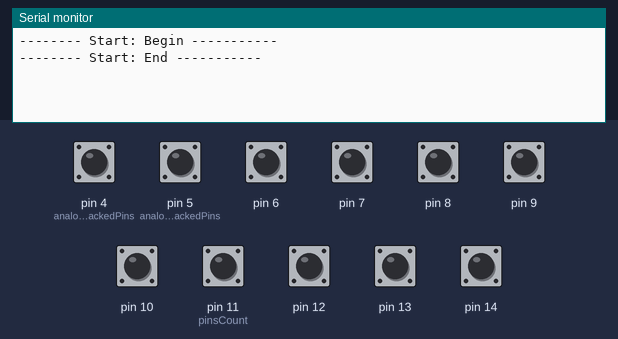
This sketch was run on a simulated Arduino Leonardo, built with avr-gcc and run on an emulated ATmega32U4. Parts: the last lines printed to the serial monitor. The inputs (shaded band) are chosen by the test bench; at power-on: pin 4 (analogTrackedPins), pin 5 (analogTrackedPins), pin 6–10, pin 11 (pinsCount), pin 12–14 HIGH. USB keyboard and mouse output is not drawn.

Above: at 1.9 s.
2.0 s: pin 4 (analogTrackedPins) pulled LOW for 0.15 s
At 2.7 s:
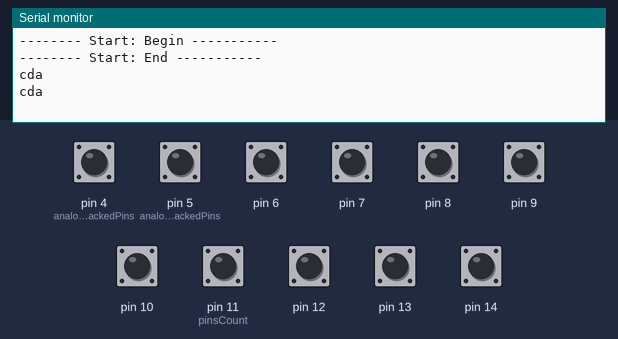
3.6 s: pin 5 (analogTrackedPins) pulled LOW for 0.15 s
At 4.9 s:
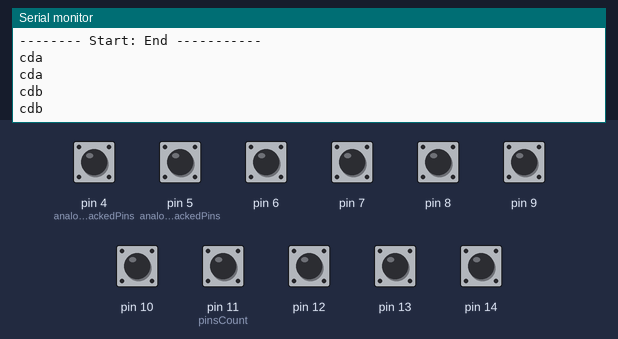
5.2 s: pin 6 pulled LOW for 0.15 s
At 6.5 s:
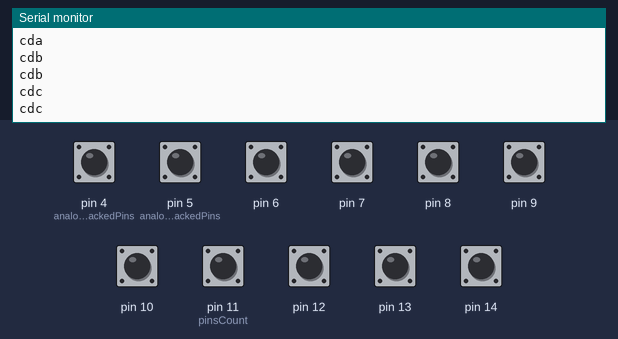
6.8 s: pin 7 pulled LOW for 0.15 s
At 8.0 s:
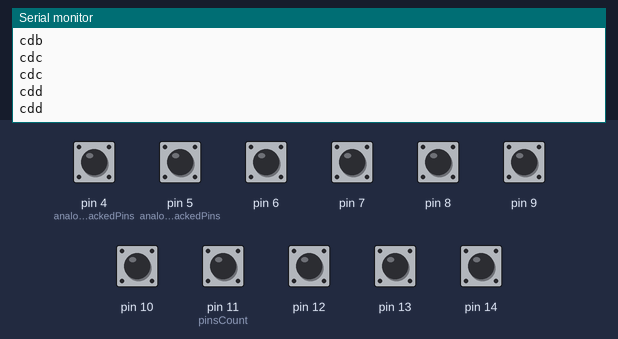
8.4 s: pin 8 pulled LOW for 0.15 s
At 9.4 s:
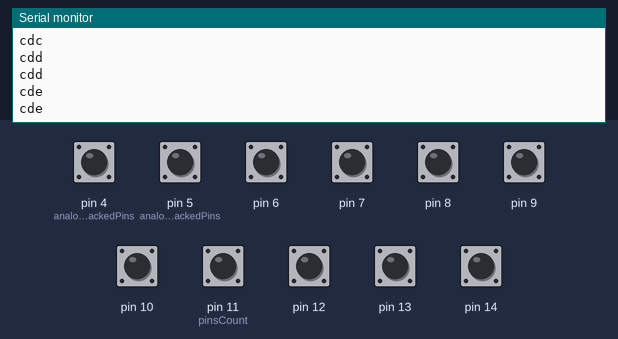
10.0 s: pin 9 pulled LOW for 0.15 s
At 10.7 s:
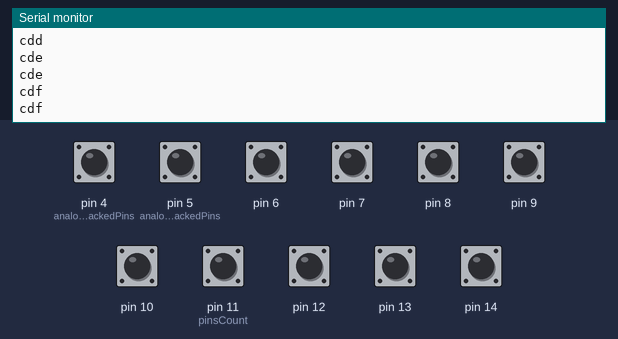

Measured:
- after the input at 2.0 s, the serial monitor: prints a new line at once (image 1)
- after the input at 3.6 s, the serial monitor: prints a new line at once (image 2)
- after the input at 5.2 s, the serial monitor: prints a new line at once (image 3)
- after the input at 6.8 s, the serial monitor: prints a new line at once (image 4)
- after the input at 8.4 s, the serial monitor: prints a new line at once (image 5)
- after the input at 10.0 s, the serial monitor: prints a new line at once (image 6)

The sketch:

ArduinoLeonardoMacroFootOrdile.ino
```cpp
#include "Keyboard.h"
#include "Mouse.h"

bool onOffSwitch=false;
void DoAtStart(){
 // OpenCmd_Desktop();
 // DownloadUrlLinkInFolder("https://avatars0.githubusercontent.com/u/20149493");
 // Rename("20149493", "EloiWasHere.png");
 // ExitCmd();
 SetTrackedButton(true,true,true,true,true,true,true,true,true,true);
 SetTrackedAnalog(false,false,false,false,false, false);
}
void ButtonActiveAtStart0( ){}
void ButtonActiveAtStart1( ){}
void ButtonActiveAtStart2( ){}
void ButtonActiveAtStart3( ){}
void ButtonActiveAtStart4( ){}
void ButtonActiveAtStart5( ){}
void ButtonActiveAtStart6( ){}
void ButtonActiveAtStart7( ){}
void ButtonActiveAtStart8( ){}
void ButtonActiveAtStart9( ){}
void ButtonActiveAtStart10( ){}
void ButtonChange0(bool value) {if(onOffSwitch){Serial.println("cda");Mouse.begin();Mouse.click(MOUSE_LEFT );Mouse.end();}}
void ButtonChange1(bool value) {if(onOffSwitch){Serial.println("cdb");Mouse.begin();Mouse.click(MOUSE_RIGHT);Mouse.end();}}
void ButtonChange2(bool value) {if(onOffSwitch){Serial.println("cdc");}}
void ButtonChange3(bool value) {if(onOffSwitch){Serial.println("cdd");PressFX(12,value);}}
void ButtonChange4(bool value) {if(onOffSwitch){Serial.println("cde");PressFX(8,value);}}
void ButtonChange5(bool value) {if(onOffSwitch){Serial.println("cdf");PressFX(9,value);}}
void ButtonChange6(bool value) {if(onOffSwitch){Serial.println("cdg");PressFX(10, value);}}//Mouse middle press
void ButtonChange7(bool value) {if(onOffSwitch){Serial.println("cdh");PressFX(11, value);}}
void ButtonChange8(bool value) {if(onOffSwitch){Serial.println("cdp");}}
void ButtonChange9(bool value) {if(onOffSwitch){Serial.println("cdo");}}
void ButtonChange10(bool value){onOffSwitch= true;}

void ButtonStay0(bool value) {}
void ButtonStay1(bool value) {if( value){}} //{Mouse.begin();Mouse.click();Mouse.end();Serial.println("ddd");}}
void ButtonStay2(bool value) {}
void ButtonStay3(bool value) {}
void ButtonStay4(bool value) {}
void ButtonStay5(bool value) {}
void ButtonStay6(bool value) {}
void ButtonStay7(bool value) {}
void ButtonStay8(bool value) {}
void ButtonStay9(bool value) {}
void ButtonStay10(bool value){onOffSwitch= true;}


//{}//
  void AnalogActiveAtStart0(){}
  void AnalogActiveAtStart1(){}
  void AnalogActiveAtStart2(){}
  void AnalogActiveAtStart3(){}
  void AnalogActiveAtStart4(){}
  void AnalogActiveAtStart5(){}


  void AnalogChange0(bool value) {if(onOffSwitch){PressFX(4, !value);Serial.println("caa");}}
  void AnalogChange1(bool value) {if(onOffSwitch){PressFX(3, !value);Serial.println("cab");}}
  void AnalogChange2(bool value) {if(onOffSwitch){PressFX(11, !value);Serial.println("cac");}}
  void AnalogChange3(bool value) {if(onOffSwitch){PressFX(12, !value);Serial.println("cad");}}
  void AnalogChange4(bool value) {if(onOffSwitch){PressNumpadNumber(0, value);Serial.println("cae");}}
  void AnalogChange5(bool value) {if(onOffSwitch){PressNumpadNumber(0, value);Serial.println("caf");}}

  void AnalogStay0(bool value)  {}
  void AnalogStay1(bool value)  {}
  void AnalogStay2(bool value)  {}
  void AnalogStay3(bool value)  {}
  void AnalogStay4(bool value)  {}
  void AnalogStay5(bool value)  {}

bool displayFrame=false;
long delayBetweenFrame=100;
int threshold =950;
//////////////////////////////////////////////////////////////////////
//////////////////////////////////////////////////////////////////////
//////////////////////////////////////////////////////////////////////
//////////////////////////////////////////////////////////////////////
//////////////////////////////////////////////////////////////////////
//////////////////////////////////////////////////////////////////////
// DONT GO HERE EXCEPT TO CHANGE PINS OR IF YOU KNOW WHAT YOU DOING  //
//////////////////////////////////////////////////////////////////////
 struct PinState {
    public :
    int pin;
    bool useIt;
    bool previousValue;
    long lastTime;
    long cooldownInMilli;

  bool IsTracked(){
    return useIt;
    }

    bool IsPinOnDigital(){

       return digitalRead (pin) == LOW;
    }
    bool IsPinOnAnalog(){

       return analogRead (pin) > threshold;
    }
    void SetManuallyAs(bool value){
      previousValue=value;
      lastTime=millis();
      }
    bool IsLastStateOn(){
       return previousValue;
    }
    bool HasChanged(bool refreshIfTrue, bool useAnalog){
      if(HasCooldown(previousValue)){
       return false;
      }

      bool isOn = false;
      if(useAnalog)
       isOn = IsPinOnAnalog();
      else
       isOn = IsPinOnDigital();

      bool isNew = !(isOn == previousValue);
      if( isNew && refreshIfTrue){
        SetAsChanged(isOn);
      }
      return isNew;
    }
    bool HasCooldown(long giveTime){
       long now = millis();
       long diff =now-giveTime;
       return diff< cooldownInMilli && diff>=0;
    }
    bool SetAsChanged(bool newValue){
      lastTime = millis();
      previousValue=newValue;
    }


    private:

  };
//////////////////////////////////////////////////////////////////////////////
//**//Change the value here based on how you connect buttons on pin 2-12//**//
//////////////////////////////////////////////////////////////////////////////

PinState trackedPins []  = {
  { 4 ,true, false,0,200  },//0
  { 5 ,true, false,0,200  },//1
  { 6 ,true, false ,0,200 },//2
  { 7 ,true, false ,0,200 },//3
  { 8 ,true, false,0,200  },//4
  { 9 ,true, false ,0,200 },//5
  { 10 ,true, false ,0,200 },//6
  { 11,true, false ,0,200 },//7
  { 12 ,true, false ,0,200 },//8
  { 13 ,true, false ,0,200 },//9
  { 14 ,true, false ,0,200 }//10
  };
PinState analogTrackedPins []  = {
  { 0 ,true, false,0,200  },//0
  { 1 ,true, false,0,200  },//1
  { 2 ,true, false ,0,200 },//2
  { 3 ,true, false ,0,200 },//3
  { 4 ,false, false,0,200  },//4
  { 5 ,false, false,0,200  }//5
  };


long frame=0;
int pinsCount = 11;
int analogCount = 6;
void setup() {
  pinsCount = 11;
  analogCount = 6;
  Serial.begin(9600);

  //pinsCount= sizeof(trackedPins);
  for(int y=0; y < pinsCount ; y++){
    pinMode (trackedPins[y].pin , INPUT_PULLUP);
  }


}

void loop() {

  //DisplayAllAnalogValue();
  //DisplayAllDigitalValue();

if(frame==0){
  Serial.println("-------- Start: Begin -----------");
  delay(1000);
  DoAtStart();
  for (int y=0; y<pinsCount; y++){
    if(trackedPins[y].IsTracked()  && trackedPins[y]. IsPinOnDigital()){
         ButtonActiveAtStart(y);
         trackedPins[y].SetManuallyAs(true);
      }
  }
   for(int y=0; y < analogCount ; y++){
      if(analogTrackedPins[y].IsTracked()&& trackedPins[y]. IsPinOnAnalog()){
         AnalogActiveAtStart(y);
         analogTrackedPins[y].SetManuallyAs(true);
      }
  }

  Serial.println("-------- Start: End -----------");
}
//*/
  delay(delayBetweenFrame);
  String msg;

  if(displayFrame){
    msg = "Frame:";
    msg.concat(frame);
    Serial.println(msg );
  }
  ///*
  bool changeDetected=false;
  for (int y=0; y<pinsCount; y++){
    if(trackedPins[y].IsTracked() && trackedPins[y].HasChanged(true,false)){
      //msg = "Pin digital: ";
      //msg.concat(y);
      //msg.concat(" ");
      //msg.concat(trackedPins[y].pin);
      //Serial.println(msg);
      ButtonChange(y,trackedPins[y].IsLastStateOn());


      //Keyboard.println(msg);

    }
    else {
    //  Serial.println("None");
      }
      if(trackedPins[y].IsTracked()){
          ButtonStay(y,trackedPins[y]. IsPinOnDigital());
      }
  }

   for(int y=0; y < analogCount ; y++){

         if(analogTrackedPins[y].IsTracked() && analogTrackedPins[y].HasChanged(true,true)){
          //msg = "Pin Anlaog: ";
          //msg.concat(y);
          //msg.concat(" ");
          //msg.concat(analogTrackedPins[y].pin);
          //Serial.println(msg);
          AnalogChange(y,analogTrackedPins[y].IsLastStateOn());
          //Keyboard.println(msg);

        }
        else {
        //  Serial.println("None");
          }
       if(analogTrackedPins[y].IsTracked()){
          AnalogStay(y, trackedPins[y]. IsPinOnAnalog());
      }
  }
  //*/
  frame++;
}
  bool IsOn(int index){
     return digitalRead (trackedPins[index].pin) == LOW;
  }
  bool IsAnalogOn(int index){
     return analogRead(analogTrackedPins[index].pin) > threshold;
  }

  void  SetTrackedButton(bool p0,bool p1,bool p2,bool p3,bool p4,bool p5,bool p6,bool p7,bool p8,bool p9){
    trackedPins[0].useIt= p0;
    trackedPins[1].useIt= p1;
    trackedPins[2].useIt= p2;
    trackedPins[3].useIt= p3;
    trackedPins[4].useIt= p4;
    trackedPins[5].useIt= p5;
    trackedPins[6].useIt= p6;
    trackedPins[7].useIt= p7;
    trackedPins[8].useIt= p8;
    trackedPins[9].useIt= p9;
    }
 void SetTrackedAnalog(bool p0,bool p1,bool p2,bool p3,bool p4,bool p5){
    analogTrackedPins[0].useIt= p0;
    analogTrackedPins[1].useIt= p1;
    analogTrackedPins[2].useIt= p2;
    analogTrackedPins[3].useIt= p3;
    analogTrackedPins[4].useIt= p4;
    analogTrackedPins[5].useIt= p5;
  }
// Those instruction will be call only if the button is pressed when the Arduino start
void ButtonActiveAtStart(int index){
switch(index){
  case 0:ButtonActiveAtStart0(); break;
  case 1:ButtonActiveAtStart1(); break;
  case 2:ButtonActiveAtStart2(); break;
  case 3:ButtonActiveAtStart3(); break;
  case 4:ButtonActiveAtStart4(); break;
  case 5:ButtonActiveAtStart5(); break;
  case 6:ButtonActiveAtStart6(); break;
  case 7:ButtonActiveAtStart7(); break;
  case 8:ButtonActiveAtStart8(); break;
  case 9:ButtonActiveAtStart9(); break;
  case 10:ButtonActiveAtStart10(); break;
  }
}
// Those instruction will be call each time a change is detected on the 11 buttons tracked.
void ButtonChange(int index, bool value){
switch(index){
  case 0:ButtonChange0(value); break;
  case 1:ButtonChange1(value); break;
  case 2:ButtonChange2(value); break;
  case 3:ButtonChange3(value); break;
  case 4:ButtonChange4(value); break;
  case 5:ButtonChange5(value); break;
  case 6:ButtonChange6(value); break;
  case 7:ButtonChange7(value); break;
  case 8:ButtonChange8(value); break;
  case 9:ButtonChange9(value); break;
  case 10:ButtonChange10(value); break;

  }
}
void AnalogActiveAtStart(int index){
switch(index){
  case 0:AnalogActiveAtStart0(); break;
  case 1:AnalogActiveAtStart1(); break;
  case 2:AnalogActiveAtStart2(); break;
  case 3:AnalogActiveAtStart3(); break;
  case 4:AnalogActiveAtStart4(); break;
  case 5:AnalogActiveAtStart5(); break;
  }
}
// Those instruction will be call each time a change is detected on the 11 buttons tracked.
void AnalogChange(int index, bool value){
switch(index){
  case 0:AnalogChange0(value); break;
  case 1:AnalogChange1(value); break;
  case 2:AnalogChange2(value); break;
  case 3:AnalogChange3(value); break;
  case 4:AnalogChange4(value); break;
  case 5:AnalogChange5(value); break;

  }
}

void ButtonStay(int index, bool value){
switch(index){
  case 0: ButtonStay0(value); break;
  case 1: ButtonStay1(value); break;
  case 2: ButtonStay2(value); break;
  case 3: ButtonStay3(value); break;
  case 4: ButtonStay4(value); break;
  case 5: ButtonStay5(value); break;
  case 6: ButtonStay6(value); break;
  case 7: ButtonStay7(value); break;
  case 8: ButtonStay8(value); break;
  case 9: ButtonStay9(value); break;
  case 10:ButtonStay10(value); break;

  }
}

void AnalogStay(int index, bool value){
switch(index){
  case 0:AnalogStay0(value); break;
  case 1:AnalogStay1(value); break;
  case 2:AnalogStay2(value); break;
  case 3:AnalogStay3(value); break;
  case 4:AnalogStay4(value); break;
  case 5:AnalogStay5(value); break;

  }
}
void DisplayAllAnalogValue(){
    String test="Analog: ";
   test.concat(" 0:");
   test.concat(analogRead(0));
   test.concat(" 1:");
   test.concat(analogRead(1));
   test.concat(" 2:");
   test.concat(analogRead(2));
   test.concat(" 3:");
   test.concat(analogRead(3));
   test.concat(" 4:");
   test.concat(analogRead(4));
   test.concat(" 5:");
   test.concat(analogRead(5));
   test.concat(" Threshold:");
   test.concat(threshold);
  Serial.println(test);
  }
  void DisplayAllDigitalValue(){

    String test="Digital: ";
     for (int y=0; y<pinsCount; y++){

            test.concat(" ");
            test.concat(y);
            test.concat(":");
            test.concat(trackedPins[y].IsPinOnDigital());

      }
  Serial.println(test);
  }
void WriteText( String text){

    Serial.println(text);
    //Keyboard.println(text);
}
///////////////////////////////////////////
////// Cool Window Stuff  /////////////////
///////////////////////////////////////////

void PressNumpadNumber(int value, bool buttonvalue){
  switch(value){
    case 0:  value= 234; break;
    case 1:  value= 225; break;
    case 2:  value= 226; break;
    case 3:  value= 227; break;
    case 4:  value= 228; break;
    case 5:  value= 229; break;
    case 6:  value= 230; break;
    case 7:  value= 231; break;
    case 8:  value= 232; break;
    case 9:  value= 233; break;

  //220 '\334' Keypad /
  //221 '\335' Keypad *
  //222 '\336' Keypad -
  //223 '\337' Keypad +
  //224 '\340' Keypad ENTER
  //235 '\353' Keypad . and Delete
    default: value=-1;
    }
    if( value >-1){
      if(buttonvalue){

          Keyboard.press(value);
        }
      else

        {
          Keyboard.release(value);
          }


    }

}
void PressFX(int value, bool buttonvalue){
  switch(value){
    case 1:  value=(KEY_F1); break;
    case 2:  value=(KEY_F2); break;
    case 3:  value=(KEY_F3); break;
    case 4:  value=(KEY_F4); break;
    case 5:  value=(KEY_F5); break;
    case 6:  value=(KEY_F6); break;
    case 7:  value=(KEY_F7); break;
    case 8:  value=(KEY_F8); break;
    case 9:  value=(KEY_F9); break;
    case 10:  value=(KEY_F10); break;
    case 11:  value=(KEY_F11); break;
    case 12:  value=(KEY_F12); break;
    default: value=-1;
    }
    if( value >-1){
      if(buttonvalue){

          Keyboard.press(value);

        }
      else

        {
          Keyboard.release(value);
          }
    }

}

void OpenCurrentFolder(){
 Keyboard.println("cmd");
 delay(500);
}
void AddAndCommitWithGit(){
 Keyboard.println("git status");
 delay(10);
 Keyboard.println("git add .");
 delay(2000);
 Keyboard.println("git commit -m \"Auto-commit\"");
}
void PullPushWithGit(){
  AddAndCommitWithGit();
 delay(10);
 Keyboard.println("git pull");
  AddAndCommitWithGit();
 delay(10);
 Keyboard.println("git push");

}
void CheckCurrentStateOfProjectInSelectedFolder(){
  OpenCurrentFolder();
 delay(10);
 Keyboard.println("git status");
}
void SwitchKeyboardLayout(){
  // NEW WINDOW 10
  // Window + Space change keyboard
  Keyboard.press(KEY_LEFT_GUI);
  Keyboard.press(' ');
  Keyboard.releaseAll();
  // OLD WINDOW 10
  // Left Alt + Shift Change Keyboard
  Keyboard.press(KEY_LEFT_ALT);
  Keyboard.press(KEY_LEFT_SHIFT);
  Keyboard.releaseAll();
}
void OpenCmdWindow(){
    Keyboard.releaseAll();
    Keyboard.press(KEY_LEFT_GUI);
    Keyboard.press('r');
    Keyboard.releaseAll();
    delay(100);
    Keyboard.println("cmd");
    delay(100);
  }void ExitCmd(){
  Keyboard.println("exit");
  }
  void OpenCmdWindowInDesktop(int delayBetween=250){
     Keyboard.releaseAll();
    Keyboard.press(KEY_LEFT_GUI);
    Keyboard.press('r');
    Keyboard.releaseAll();
    delay(delayBetween);
    Keyboard.println("cmd");
    delay(delayBetween);
    Keyboard.println("cd Desktop");
    Keyboard.println("cd OneDrive/Desktop");
    }
    void CreateUrlFileOnDesktop(String fileName, String link){
    OpenCmdWindowInDesktop(250);

    Keyboard.println("del "+fileName+".url");
    Keyboard.println("echo [InternetShortcut] > "+fileName+".url");
    Keyboard.println("echo URL="+link+" >> "+fileName+".url");
    Keyboard.println("Exit");

  }
  void SetWindowToMaxVolume(){

    delay(100);
  Keyboard.println("sndvol -f 1111111");
  Keyboard.println("Exit");
  delay(300);
   for (int i=0; i<100; i++){
    Keyboard.press(KEY_UP_ARROW);

    Keyboard.release(KEY_UP_ARROW);
  }
  delay(600);

 }


    void OpenURL(String url){
       String msg ="start ";
  msg.concat(url);
   OpenCmdWindow();
    Keyboard.println(msg);
  Keyboard.println("Exit");
      }
 void OpenUrlToFullScreen(String url, bool soundMax , bool fullScreen){

  if(soundMax)
  {
    OpenCmdWindow();
   SetWindowToMaxVolume();
  }
  String msg ="start ";
  msg.concat(url);
   OpenCmdWindow();
    Keyboard.println(msg);
  //Keyboard.println("Exit");
  delay(1000);

  if(fullScreen){
    Keyboard.press(KEY_F11);
    Keyboard.release(KEY_F11);
    delay(1000);
    Keyboard.print("f");
  }
  if(soundMax){
  for (int i=0; i<20; i++){
      delay(50);
        Keyboard.press(KEY_UP_ARROW);
      delay(50);
        Keyboard.release(KEY_UP_ARROW);
      }
   }

  }
void OpenCmd_Desktop(){
  OpenCmdWindowInDesktop(250);
  }
  void OpenCmd_Images(){

    OpenCmdWindowInDesktop(250);
    Keyboard.println("cd ../Images");
    Keyboard.println("cd ../../Images");
}
void OpenCmd_Video(){
    OpenCmdWindowInDesktop(250);
    Keyboard.println("cd ../Videos");
    Keyboard.println("cd ../../Videos");
}
void OpenCmd_Music(){
    OpenCmdWindowInDesktop(250);
    Keyboard.println("cd ../Music");
    Keyboard.println("cd ../../Music");
}
void OpenCmd_Downloads(){
    OpenCmdWindowInDesktop(250);
    Keyboard.println("cd ../Downloads");
    Keyboard.println("cd ../../Downloads");
}
void OpenCmd_Documents(){

    OpenCmdWindowInDesktop(250);
    Keyboard.println("cd ../Documents");
    Keyboard.println("cd ../../Documents");
}
void DownloadUrlLinkInFolder(String url){
  String msg = "curl -O ";
  msg.concat(url);
    Keyboard.println(msg);
}
void OpenCurrentDirectory(){
    Keyboard.println("start .");
  }
void DownloadUrlLinkInFolderAndOpen(String url, String fileNameWithExtension){
  String msg = "curl -O ";
  msg.concat(url);
  Keyboard.println(msg);
  msg = "start ";
  msg.concat(fileNameWithExtension);
  Keyboard.println(msg);
}
void Rename(String currentNameExt, String newNameExt){
   String msg = "rename ";
  msg.concat(currentNameExt);
  msg.concat(" ");
  msg.concat(newNameExt);
  Keyboard.println(msg);

  }
```
